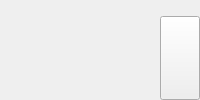
        <widget class="QWidget" name="pg_dlg_msg">
         <layout class="QVBoxLayout" name="vlay_pg_dlg_info">
          <property name="spacing">
           <number>0</number>
          </property>
          <property name="leftMargin">
           <number>0</number>
          </property>
          <property name="topMargin">
           <number>0</number>
          </property>
          <property name="rightMargin">
           <number>0</number>
          </property>
          <property name="bottomMargin">
           <number>0</number>
          </property>
          <item>
           <widget class="QLabel" name="lb_msg_texte"/>
          </item>
          <item>
           <widget class="QFrame" name="fr_pg_dlg_msg">
            <layout class="QHBoxLayout" name="hlay_pg_dlg_msg">
             <property name="spacing">
              <number>2</number>
             </property>
             <property name="leftMargin">
              <number>0</number>
             </property>
             <property name="topMargin">
              <number>2</number>
             </property>
             <property name="rightMargin">
              <number>0</number>
             </property>
             <property name="bottomMargin">
              <number>0</number>
             </property>
             <item>
              <spacer name="horizontalSpacer">
               <property name="orientation">
                <enum>Qt::Horizontal</enum>
               </property>
               <property name="sizeHint" stdset="0">
                <size>
                 <width>40</width>
                 <height>20</height>
                </size>
               </property>
              </spacer>
             </item>
             <item>
              <widget class="QPushButton" name="pb_dlg_msg_ok">
               <property name="sizePolicy">
                <sizepolicy hsizetype="Minimum" vsizetype="Expanding">
                 <horstretch>0</horstretch>
                 <verstretch>0</verstretch>
                </sizepolicy>
               </property>
              </widget>
             </item>
            </layout>
           </widget>
          </item>
         </layout>
        </widget>
